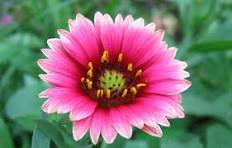
#> input picture image.jpg, 232 x 148 px
$ python EXP-11.py
#> lines starting #> are read from the running program, lines starting #| are printed output that depends on the picture

import cv2

# Read the input image
img = cv2.imread("image.jpg")
#> img is the input picture: shape (148, 232, 3); mean B, G, R 112.5, 115.7, 128.6

if img is None:
    print("Error: Image not found!")
else:
    # Rotate image 180 degrees clockwise
    rotated = cv2.rotate(img, cv2.ROTATE_180)
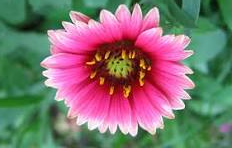
#> rotated: shape (148, 232, 3); mean B, G, R 112.5, 115.7, 128.6

    # Display original and rotated images
    cv2.imshow("Original Image", img)
    cv2.imshow("180 Degree Clockwise Rotated Image", rotated)

    # Save the rotated image
    cv2.imwrite("rotated_180_image.jpg", rotated)

    cv2.waitKey(0)
    cv2.destroyAllWindows()
